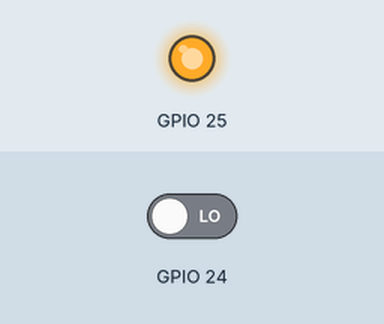
This program was run on a simulated Raspberry Pi (BCM pin numbers). Shown: output pins drawn as LEDs (lit = HIGH). The test bench sets the inputs (shaded band); at power-on: GPIO 24 LOW. What the program prints to the terminal is not drawn.

Above: at 0.1 s.
Timing chart, 0 to 1.6 s (numbered marks = the images above):
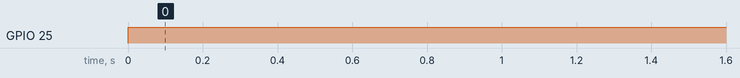

Measured:
- by itself, GPIO 25: LOW → HIGH at 0.00 s

The program:

shutdowncheck.py
```python
#!/usr/bin/python

import RPi.GPIO as GPIO
import os

GPIO.setmode(GPIO.BCM)
GPIO.setup(24, GPIO.IN, pull_up_down=GPIO.PUD_DOWN)
GPIO.setup(25, GPIO.OUT)
GPIO.output(25, GPIO.HIGH)
print ("[Info] Telling Sleepy Pi we are running pin 25")

try:
    GPIO.wait_for_edge(24, GPIO.RISING)
    print ("Sleepy Pi requesting shutdown on pin 24")
    os.system("sudo shutdown -h now")
except KeyboardInterrupt:
    pass
GPIO.cleanup()
```
